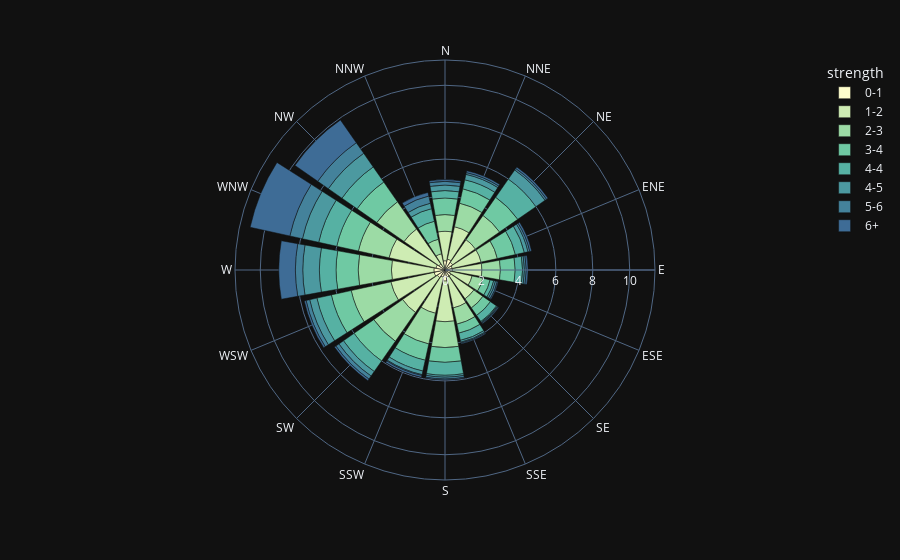

Here is the notebook cell this chart was saved with:
### Code cell
fig = px.bar_polar(wind,r='frequency',theta='direction',
                       color='strength',template='plotly_dark',
                       color_discrete_sequence=px.colors.sequential.deep)
fig.show()

### Figure 1 — Plotly figure (JSON) as saved in the notebook; plotly's stock layout.template omitted (floating-point values rounded to 4 significant figures)
{"data": [{"hovertemplate": "strength=0-1<br>frequency=%{r}<br>direction=%{theta}<extra></extra>", "legendgroup": "0-1", "marker": {"color": "rgb(253, 253, 204)", "pattern": {"shape": ""}}, "name": "0-1", "r": [0.5, 0.6, 0.5, 0.4, 0.4, 0.3, 0.4, 0.4, 0.6, 0.4, 0.5, 0.6, 0.6, 0.5, 0.4, 0.1], "showlegend": true, "subplot": "polar", "theta": ["N", "NNE", "NE", "ENE", "E", "ESE", "SE", "SSE", "S", "SSW", "SW", "WSW", "W", "WNW", "NW", "NNW"], "type": "barpolar"}, {"hovertemplate": "strength=1-2<br>frequency=%{r}<br>direction=%{theta}<extra></extra>", "legendgroup": "1-2", "marker": {"color": "rgb(206, 236, 179)", "pattern": {"shape": ""}}, "name": "1-2", "r": [1.6, 1.8, 1.5, 1.6, 1.6, 1.2, 1.5, 1.7, 2.2, 2, 2.3, 2.4, 2.3, 2.6, 2.3, 0.8], "showlegend": true, "subplot": "polar", "theta": ["N", "NNE", "NE", "ENE", "E", "ESE", "SE", "SSE", "S", "SSW", "SW", "WSW", "W", "WNW", "NW", "NNW"], "type": "barpolar"}, {"hovertemplate": "strength=2-3<br>frequency=%{r}<br>direction=%{theta}<extra></extra>", "legendgroup": "2-3", "marker": {"color": "rgb(156, 219, 165)", "pattern": {"shape": ""}}, "name": "2-3", "r": [0.9, 1.3, 1.6, 0.9, 1, 0.6, 0.6, 0.9, 1.4, 1.7, 1.9, 2.2, 1.8, 1.7, 1.8, 0.8], "showlegend": true, "subplot": "polar", "theta": ["N", "NNE", "NE", "ENE", "E", "ESE", "SE", "SSE", "S", "SSW", "SW", "WSW", "W", "WNW", "NW", "NNW"], "type": "barpolar"}, {"hovertemplate": "strength=3-4<br>frequency=%{r}<br>direction=%{theta}<extra></extra>", "legendgroup": "3-4", "marker": {"color": "rgb(111, 201, 163)", "pattern": {"shape": ""}}, "name": "3-4", "r": [0.9, 0.8, 1.2, 1, 0.8, 0.4, 0.5, 0.5, 0.8, 0.9, 1.3, 1.1, 1.2, 1.2, 1.3, 1], "showlegend": true, "subplot": "polar", "theta": ["N", "NNE", "NE", "ENE", "E", "ESE", "SE", "SSE", "S", "SSW", "SW", "WSW", "W", "WNW", "NW", "NNW"], "type": "barpolar"}, {"hovertemplate": "strength=4-4<br>frequency=%{r}<br>direction=%{theta}<extra></extra>", "legendgroup": "4-4", "marker": {"color": "rgb(86, 177, 163)", "pattern": {"shape": ""}}, "name": "4-4", "r": [0.4, 0.5, 1.2, 0.5, 0.4, 0.2, 0.4, 0.4, 0.7, 0.6, 0.7, 0.8, 0.9, 1, 1, 0.7], "showlegend": true, "subplot": "polar", "theta": ["N", "NNE", "NE", "ENE", "E", "ESE", "SE", "SSE", "S", "SSW", "SW", "WSW", "W", "WNW", "NW", "NNW"], "type": "barpolar"}, {"hovertemplate": "strength=4-5<br>frequency=%{r}<br>direction=%{theta}<extra></extra>", "legendgroup": "4-5", "marker": {"color": "rgb(76, 153, 160)", "pattern": {"shape": ""}}, "name": "4-5", "r": [0.3, 0.3, 0.6, 0.2, 0.1, 0.1, 0.05, 0.1, 0.1, 0.2, 0.3, 0.4, 0.9, 0.9, 0.9, 0.3], "showlegend": true, "subplot": "polar", "theta": ["N", "NNE", "NE", "ENE", "E", "ESE", "SE", "SSE", "S", "SSW", "SW", "WSW", "W", "WNW", "NW", "NNW"], "type": "barpolar"}, {"hovertemplate": "strength=5-6<br>frequency=%{r}<br>direction=%{theta}<extra></extra>", "legendgroup": "5-6", "marker": {"color": "rgb(68, 130, 155)", "pattern": {"shape": ""}}, "name": "5-6", "r": [0.2, 0.1, 0.1, 0.1, 0.1, 0.1, 0.05, 0.05, 0.1, 0.05, 0.2, 0.2, 0.4, 0.7, 0.7, 0.4], "showlegend": true, "subplot": "polar", "theta": ["N", "NNE", "NE", "ENE", "E", "ESE", "SE", "SSE", "S", "SSW", "SW", "WSW", "W", "WNW", "NW", "NNW"], "type": "barpolar"}, {"hovertemplate": "strength=6+<br>frequency=%{r}<br>direction=%{theta}<extra></extra>", "legendgroup": "6+", "marker": {"color": "rgb(62, 108, 150)", "pattern": {"shape": ""}}, "name": "6+", "r": [0.1, 0.1, 0.1, 0.1, 0.1, 0.05, 0.05, 0.05, 0.05, 0.1, 0.1, 0.1, 0.9, 2.2, 1.5, 0.2], "showlegend": true, "subplot": "polar", "theta": ["N", "NNE", "NE", "ENE", "E", "ESE", "SE", "SSE", "S", "SSW", "SW", "WSW", "W", "WNW", "NW", "NNW"], "type": "barpolar"}], "layout": {"barmode": "relative", "legend": {"title": {"text": "strength"}, "tracegroupgap": 0}, "margin": {"t": 60}, "polar": {"angularaxis": {"direction": "clockwise", "rotation": 90}, "domain": {"x": [0, 1], "y": [0, 1]}}}}
